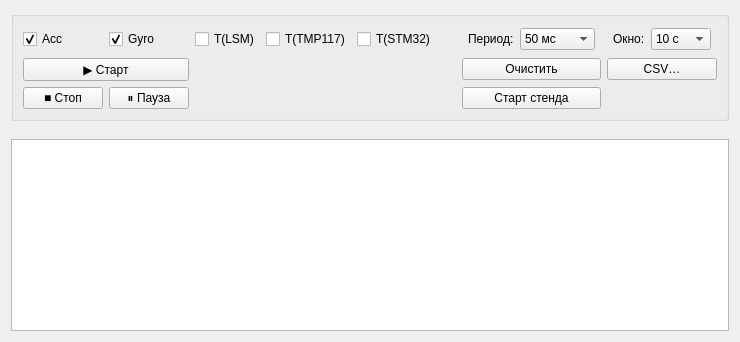
      <widget class="QWidget" name="tabMonitor">
       <attribute name="title"><string>Мониторинг</string></attribute>
       <layout class="QVBoxLayout" name="monitorLayout">
        <item>
         <widget class="QGroupBox" name="groupMonCtrl">
          <property name="title"><string/></property>
          <layout class="QVBoxLayout" name="monCtrlLayout">
           <!-- Единая сетка: чекбоксы (ряд 0) + Период/Окно справа; ряд 1 —
                Старт | 3 индикатора температуры (под T-чекбоксами, НЕ двигать)
                | Очистить | CSV; ряд 2 — Стоп | Пауза | Старт стенда | обороты.
                Одна сетка ⇒ индикаторы column-align с T-чекбоксами и стоят
                между Стартом и Очисткой. Хвостовая распорка (col 7) прижимает
                всё влево. -->
           <item>
            <layout class="QGridLayout" name="monTopGrid">
             <item row="0" column="0"><widget class="QCheckBox" name="chkAcc"><property name="text"><string>Acc</string></property><property name="checked"><bool>true</bool></property></widget></item>
             <item row="0" column="1"><widget class="QCheckBox" name="chkGyro"><property name="text"><string>Gyro</string></property><property name="checked"><bool>true</bool></property></widget></item>
             <item row="0" column="2"><widget class="QCheckBox" name="chkTLsm"><property name="text"><string>T(LSM)</string></property></widget></item>
             <item row="0" column="3"><widget class="QCheckBox" name="chkTTmp"><property name="text"><string>T(TMP117)</string></property></widget></item>
             <item row="0" column="4"><widget class="QCheckBox" name="chkTStm"><property name="text"><string>T(STM32)</string></property></widget></item>
             <item row="0" column="6">
              <widget class="QFrame" name="frameMonPeriod">
               <layout class="QHBoxLayout" name="monPeriodLayout">
                <property name="leftMargin"><number>6</number></property>
                <property name="rightMargin"><number>6</number></property>
                <property name="topMargin"><number>2</number></property>
                <property name="bottomMargin"><number>2</number></property>
                <property name="spacing"><number>6</number></property>
                <item><widget class="QLabel" name="lblPollPeriodCaption"><property name="text"><string>Период:</string></property></widget></item>
                <item>
                 <widget class="QComboBox" name="cmbPollPeriod">
                  <item><property name="text"><string>50 мс</string></property></item>
                  <item><property name="text"><string>100 мс</string></property></item>
                  <item><property name="text"><string>200 мс</string></property></item>
                  <item><property name="text"><string>500 мс</string></property></item>
                  <item><property name="text"><string>1000 мс</string></property></item>
                  <item><property name="text"><string>5000 мс</string></property></item>
                 </widget>
                </item>
               </layout>
              </widget>
             </item>
             <item row="0" column="7">
              <widget class="QFrame" name="frameMonWindow">
               <layout class="QHBoxLayout" name="monWindowLayout">
                <property name="leftMargin"><number>6</number></property>
                <property name="rightMargin"><number>6</number></property>
                <property name="topMargin"><number>2</number></property>
                <property name="bottomMargin"><number>2</number></property>
                <property name="spacing"><number>6</number></property>
                <item><widget class="QLabel" name="lblTimeWindowCaption"><property name="text"><string>Окно:</string></property></widget></item>
                <item>
                 <widget class="QComboBox" name="cmbTimeWindow">
                  <item><property name="text"><string>10 с</string></property></item>
                  <item><property name="text"><string>30 с</string></property></item>
                  <item><property name="text"><string>60 с</string></property></item>
                  <item><property name="text"><string>300 с</string></property></item>
                 </widget>
                </item>
               </layout>
              </widget>
             </item>

             <item row="1" column="0" colspan="2"><widget class="QPushButton" name="btnMonStart"><property name="text"><string>▶ Старт</string></property></widget></item>
             <item row="1" column="2"><widget class="QLabel" name="lblMonTLsm"><property name="text"><string> </string></property><property name="alignment"><set>Qt::AlignCenter</set></property><property name="sizePolicy"><sizepolicy hsizetype="Preferred" vsizetype="Fixed"><horstretch>0</horstretch><verstretch>0</verstretch></sizepolicy></property></widget></item>
             <item row="1" column="3"><widget class="QLabel" name="lblMonTTmp"><property name="text"><string> </string></property><property name="alignment"><set>Qt::AlignCenter</set></property><property name="sizePolicy"><sizepolicy hsizetype="Preferred" vsizetype="Fixed"><horstretch>0</horstretch><verstretch>0</verstretch></sizepolicy></property></widget></item>
             <item row="1" column="4"><widget class="QLabel" name="lblMonTStm"><property name="text"><string> </string></property><property name="alignment"><set>Qt::AlignCenter</set></property><property name="sizePolicy"><sizepolicy hsizetype="Preferred" vsizetype="Fixed"><horstretch>0</horstretch><verstretch>0</verstretch></sizepolicy></property></widget></item>
             <item row="1" column="6"><widget class="QPushButton" name="btnMonClear"><property name="text"><string>Очистить</string></property></widget></item>
             <item row="1" column="7"><widget class="QPushButton" name="btnMonCsv"><property name="text"><string>CSV…</string></property></widget></item>

             <item row="2" column="0"><widget class="QPushButton" name="btnMonStop"><property name="text"><string>■ Стоп</string></property></widget></item>
             <item row="2" column="1"><widget class="QPushButton" name="btnMonPause"><property name="text"><string>⏸ Пауза</string></property></widget></item>
             <item row="2" column="6">
              <widget class="QPushButton" name="btnMonStendStart">
               <property name="text"><string>Старт стенда</string></property>
               <property name="toolTip"><string>Запустить программу циклограммы (параметры вкладки «Стенд») без увода регистратора из сервиса — двигатель работает по программе, датчик наблюдаем на графиках</string></property>
              </widget>
             </item>
             <item row="2" column="7">
              <widget class="QLabel" name="lblMonStendSpeed">
               <property name="text"><string> </string></property>
               <property name="alignment"><set>Qt::AlignCenter</set></property>
               <property name="sizePolicy">
                <sizepolicy hsizetype="Maximum" vsizetype="Fixed">
                 <horstretch>0</horstretch>
                 <verstretch>0</verstretch>
                </sizepolicy>
               </property>
               <property name="minimumWidth"><number>70</number></property>
              </widget>
             </item>

             <item row="0" column="5" rowspan="3"><spacer name="monGridSpacer"><property name="orientation"><enum>Qt::Horizontal</enum></property><property name="sizeHint" stdset="0"><size><width>20</width><height>1</height></size></property></spacer></item>
            </layout>
           </item>
          </layout>
         </widget>
        </item>
        <!-- График температур убран (03.07.2026): числовых индикаторов
             достаточно, освободившееся место — двум большим графикам -->
        <item><widget class="QCustomPlot" name="plotAcc"><property name="minimumHeight"><number>170</number></property></widget></item>
        <item><widget class="QCustomPlot" name="plotGyro"><property name="minimumHeight"><number>170</number></property></widget></item>
        <!-- Живой лог «Мониторинга» (07.07.2026): 3 строки (не мельтешит),
             показывает поток IMU/пуши; перенесён по смыслу с «Данных» сюда.
             Высота ограничена — компактное окно внизу, вид грубый (полировка потом). -->
        <item><widget class="QPlainTextEdit" name="logMon"><property name="readOnly"><bool>true</bool></property><property name="maximumHeight"><number>72</number></property></widget></item>
       </layout>
      </widget>
